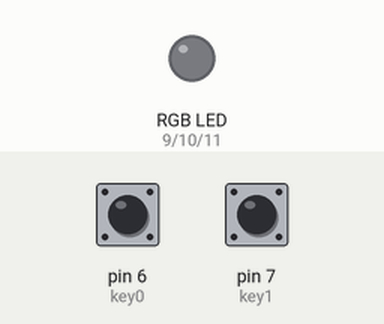
Simulated run of this sketch. Board: Arduino Uno, built with avr-gcc and run on an emulated ATmega328P. Parts: an RGB LED mixed from three pins (HIGH = lit). Dashed ring = blinking. The test bench sets the inputs (shaded band); at power-on: pin 6 (key0) LOW, pin 7 (key1) LOW.

Above: at 1.2 s.
1.3 s: pin 6 (key0) pulled HIGH for 0.15 s
At 1.45 s:
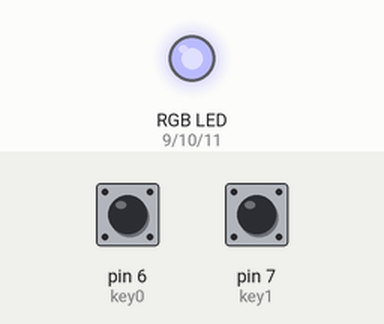
At 2.05 s:
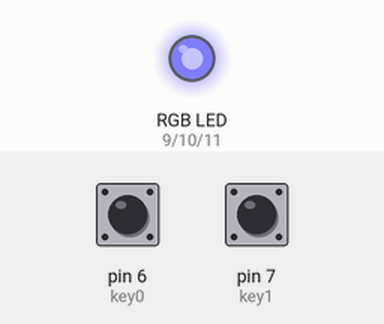
4.3 s: pin 7 (key1) pulled HIGH for 0.15 s
At 4.7 s:
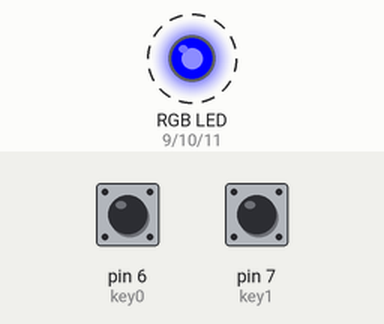
7.3 s: pin 6 (key0) pulled HIGH for 1 s
At 8.66 s:
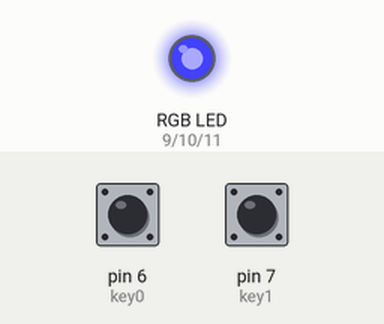
10.3 s: pin 7 (key1) pulled HIGH for 1 s
14.3 s: pin 6 (key0) pulled HIGH for 3.2 s
20.2 s: pin 7 (key1) pulled HIGH for 3.2 s
Timing chart, 0 to 25.9 s (numbered marks = the images above; inputs shaded):
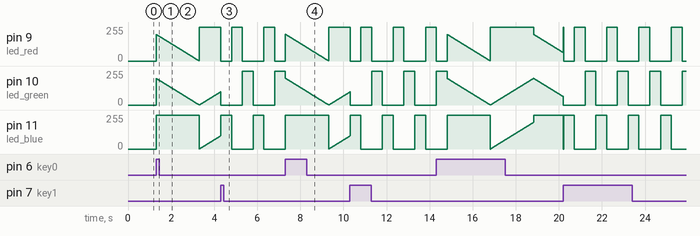

Measured:
- after the input at 1.3 s, pin 9 (led_red): ramps from 255/255 to 1/255 and jumps back, once every 2.0 s

The sketch:

button3RGB.ino
```cpp
const int led_red = 9, led_green = 10, led_blue = 11;
const int key0 = 6, key1 = 7;
void setup() {
  pinMode(led_red, OUTPUT);
  pinMode(led_green, OUTPUT);
  pinMode(led_blue, OUTPUT);
  pinMode(key0, INPUT);
  pinMode(key1, INPUT);
}
int key = -1;
void loop() {
  if(digitalRead(key1) == 1) {
    key = 1;
  }
  if(digitalRead(key0) == 1) {
    key = 0;
  }
  if(key == 1) {
    analogWrite(led_red, 0);
    analogWrite(led_green, 0);
    analogWrite(led_blue, 255);
    delay(500);
    analogWrite(led_red, 255);
    analogWrite(led_green, 0);
    analogWrite(led_blue, 0);
    delay(500);
    analogWrite(led_red, 0);
    analogWrite(led_green, 255);
    analogWrite(led_blue, 0);
    delay(500);
  }
  if(key == 0) {
    for(int i = 200; i > 0; i--) {
      analogWrite(led_red, i);
      analogWrite(led_green, i);
      analogWrite(led_blue, 255);
      delay(10);
      if(digitalRead(key1) == 1) {
        break;
      }
    }
    for(int i = 0; i < 200; i++) {
      analogWrite(led_red, 255);
      analogWrite(led_green, i);
      analogWrite(led_blue, i);
      delay(10);
      if(digitalRead(key1) == 1) {
        break;
      }
    }
  }
}
```
